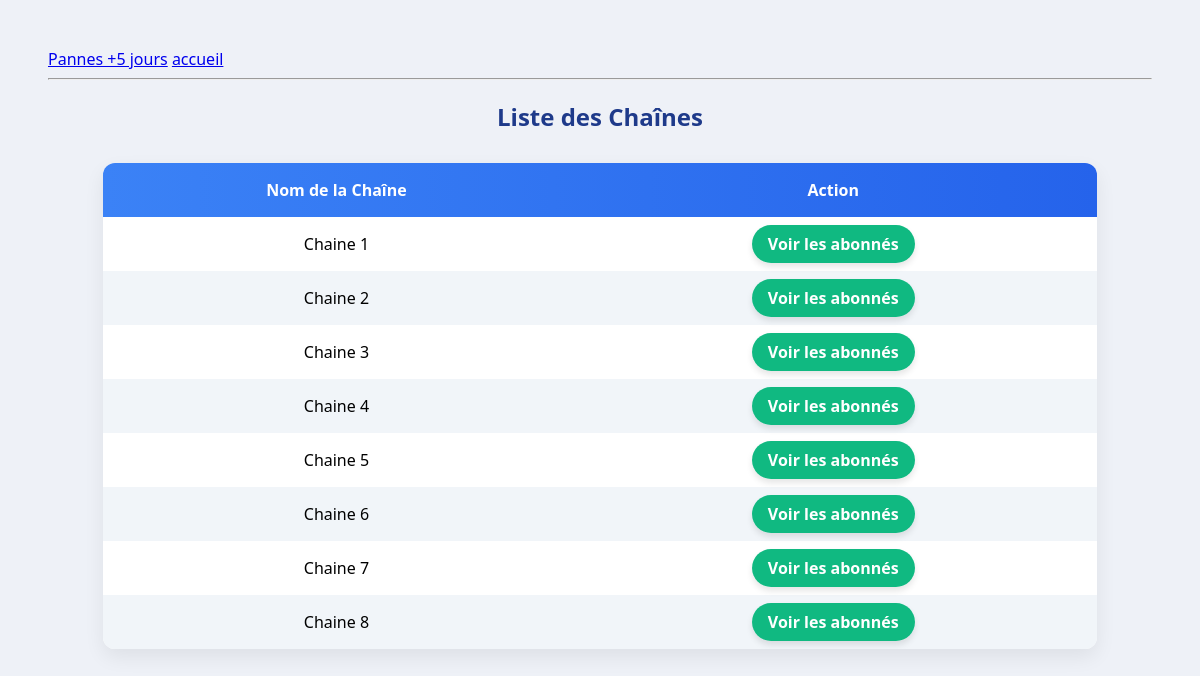
Before: /chaines/ with the older database file.
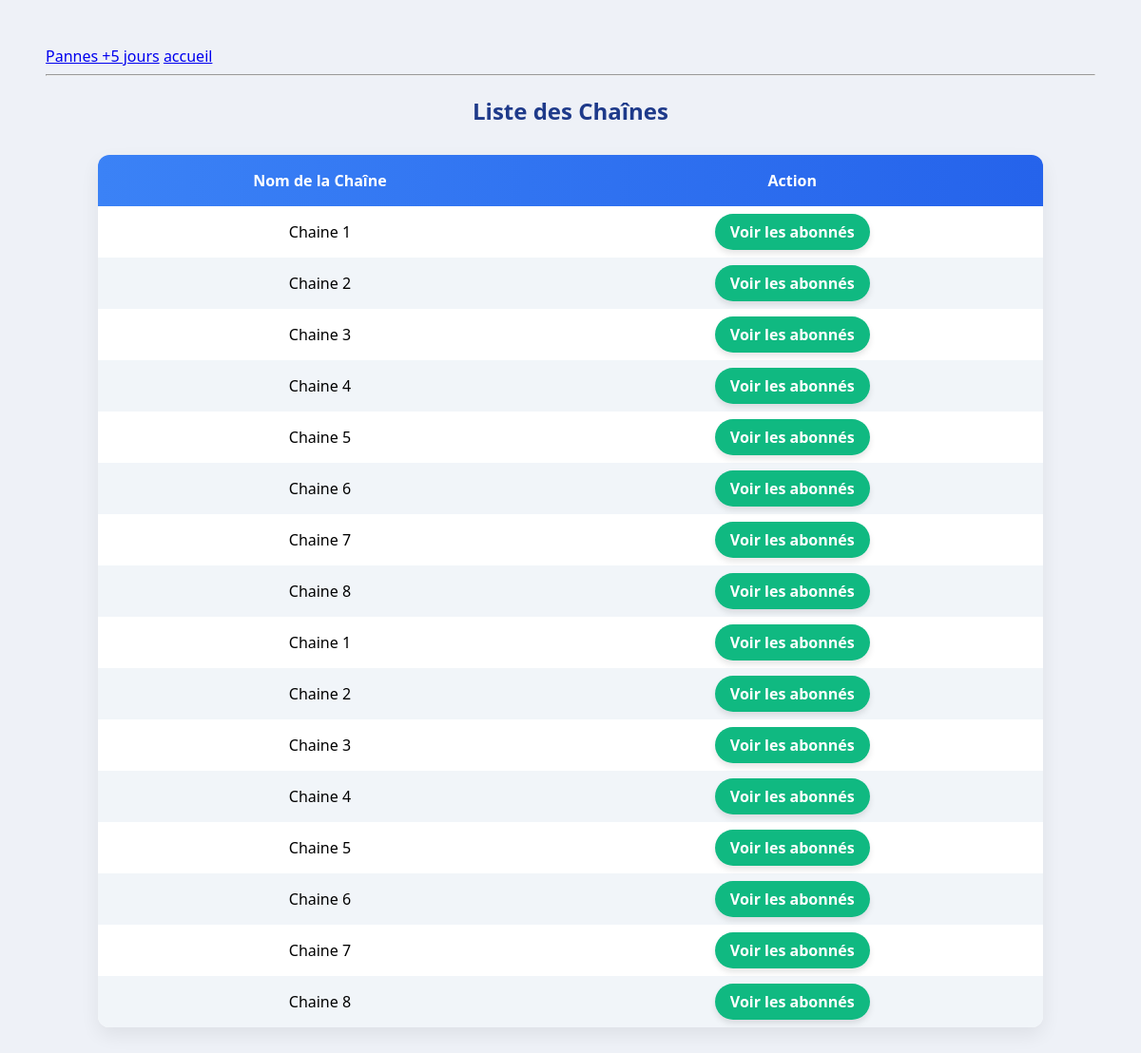
After: the same page with the newer database file.
### airponFtth/models.py (models this page shows, shortened)
class Chaine(models.Model):
    hub = models.ForeignKey(Hub, on_delete=models.CASCADE, related_name='chaines')
    nom = models.CharField(max_length=100)

### airponFtth/views.py (the view)
# urls.py: path('chaines/', views.liste_chaines, name='liste_chaines'),
def liste_chaines(request):
    chaines = Chaine.objects.all()
    return render(request, 'liste_chaines.html', {'chaines': chaines})

### airponFtth/templates/liste_chaines.html (shortened to what this page needs)
{% extends 'base.html' %}
{% block content %}
<!DOCTYPE html>
<html lang="fr">
<head>
</head>
<body>
    <h2>Liste des Chaînes</h2>
    <table>
        <thead>
            <tr>
                <th>Nom de la Chaîne</th>
                <th>Action</th>
            </tr>
        </thead>
        <tbody>
            {% for chaine in chaines %}
            <tr>
                <td>{{ chaine.nom }}</td>
                <td>
                    <a href="{% url 'abonnes_par_chaine' chaine_id=chaine.id %}" class="btn-link">
                        Voir les abonnés
                    </a>
                </td>
            </tr>
            {% empty %}
            <tr>
                <td colspan="2">Aucune chaîne disponible</td>
            </tr>
            {% endfor %}
        </tbody>
    </table>
</body>
</html>
{% endblock %}

Changed rows visible on the page:
added Chaine: nom "Chaine 1"
added Chaine: nom "Chaine 2"
added Chaine: nom "Chaine 3"
added Chaine: nom "Chaine 4"
added Chaine: nom "Chaine 5"
added Chaine: nom "Chaine 6"
added Chaine: nom "Chaine 7"
added Chaine: nom "Chaine 8"
